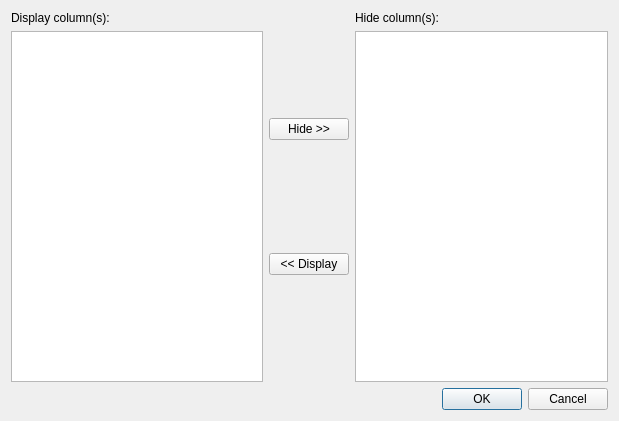
<?xml version="1.0" encoding="UTF-8"?>
<ui version="4.0">
 <class>PrimerColumnDlg</class>
 <widget class="QDialog" name="PrimerColumnDlg">
  <property name="geometry">
   <rect>
    <x>0</x>
    <y>0</y>
    <width>619</width>
    <height>421</height>
   </rect>
  </property>
  <property name="windowTitle">
   <string>Dialog</string>
  </property>
  <layout class="QGridLayout" name="gridLayout">
   <item row="0" column="0">
    <layout class="QHBoxLayout" name="horizontalLayout">
     <item>
      <layout class="QVBoxLayout" name="verticalLayout_2">
       <item>
        <widget class="QLabel" name="label">
         <property name="text">
          <string>Display column(s):</string>
         </property>
        </widget>
       </item>
       <item>
        <widget class="QListWidget" name="listWidget_disp">
         <property name="selectionMode">
          <enum>QAbstractItemView::ExtendedSelection</enum>
         </property>
        </widget>
       </item>
      </layout>
     </item>
     <item>
      <layout class="QVBoxLayout" name="verticalLayout">
       <item>
        <widget class="QPushButton" name="pushButton_hide">
         <property name="text">
          <string>Hide &gt;&gt;</string>
         </property>
        </widget>
       </item>
       <item>
        <widget class="QPushButton" name="pushButton_disp">
         <property name="text">
          <string>&lt;&lt; Display</string>
         </property>
        </widget>
       </item>
      </layout>
     </item>
     <item>
      <layout class="QVBoxLayout" name="verticalLayout_3">
       <item>
        <widget class="QLabel" name="label_">
         <property name="text">
          <string>Hide column(s):</string>
         </property>
        </widget>
       </item>
       <item>
        <widget class="QListWidget" name="listWidget_hide">
         <property name="selectionMode">
          <enum>QAbstractItemView::ExtendedSelection</enum>
         </property>
        </widget>
       </item>
      </layout>
     </item>
    </layout>
   </item>
   <item row="1" column="0">
    <widget class="QDialogButtonBox" name="buttonBox">
     <property name="orientation">
      <enum>Qt::Horizontal</enum>
     </property>
     <property name="standardButtons">
      <set>QDialogButtonBox::Cancel|QDialogButtonBox::Ok</set>
     </property>
    </widget>
   </item>
  </layout>
 </widget>
 <resources/>
 <connections>
  <connection>
   <sender>buttonBox</sender>
   <signal>accepted()</signal>
   <receiver>PrimerColumnDlg</receiver>
   <slot>accept()</slot>
   <hints>
    <hint type="sourcelabel">
     <x>257</x>
     <y>411</y>
    </hint>
    <hint type="destinationlabel">
     <x>157</x>
     <y>274</y>
    </hint>
   </hints>
  </connection>
  <connection>
   <sender>buttonBox</sender>
   <signal>rejected()</signal>
   <receiver>PrimerColumnDlg</receiver>
   <slot>reject()</slot>
   <hints>
    <hint type="sourcelabel">
     <x>325</x>
     <y>411</y>
    </hint>
    <hint type="destinationlabel">
     <x>286</x>
     <y>274</y>
    </hint>
   </hints>
  </connection>
  <connection>
   <sender>pushButton_hide</sender>
   <signal>clicked()</signal>
   <receiver>PrimerColumnDlg</receiver>
   <slot>hideColumn()</slot>
   <hints>
    <hint type="sourcelabel">
     <x>323</x>
     <y>127</y>
    </hint>
    <hint type="destinationlabel">
     <x>335</x>
     <y>61</y>
    </hint>
   </hints>
  </connection>
  <connection>
   <sender>pushButton_disp</sender>
   <signal>clicked()</signal>
   <receiver>PrimerColumnDlg</receiver>
   <slot>dispColumn()</slot>
   <hints>
    <hint type="sourcelabel">
     <x>337</x>
     <y>253</y>
    </hint>
    <hint type="destinationlabel">
     <x>347</x>
     <y>194</y>
    </hint>
   </hints>
  </connection>
 </connections>
 <slots>
  <slot>dispColumn()</slot>
  <slot>hideColumn()</slot>
 </slots>
</ui>
